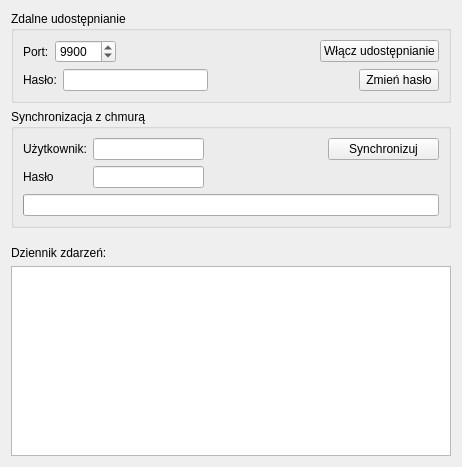
<?xml version="1.0" encoding="UTF-8"?>
<ui version="4.0">
 <class>NetworkWidget</class>
 <widget class="QWidget" name="NetworkWidget">
  <property name="geometry">
   <rect>
    <x>0</x>
    <y>0</y>
    <width>462</width>
    <height>467</height>
   </rect>
  </property>
  <property name="windowTitle">
   <string>Form</string>
  </property>
  <layout class="QGridLayout" name="gridLayout_3">
   <item row="0" column="0">
    <widget class="QGroupBox" name="groupBox">
     <property name="title">
      <string>Zdalne udostępnianie</string>
     </property>
     <layout class="QGridLayout" name="gridLayout">
      <item row="1" column="0">
       <layout class="QVBoxLayout" name="verticalLayout">
        <item>
         <layout class="QHBoxLayout" name="horizontalLayout">
          <item>
           <widget class="QLabel" name="label">
            <property name="text">
             <string>Hasło:</string>
            </property>
           </widget>
          </item>
          <item>
           <widget class="QLineEdit" name="serverPassLabel">
            <property name="echoMode">
             <enum>QLineEdit::Password</enum>
            </property>
           </widget>
          </item>
          <item>
           <spacer name="horizontalSpacer_2">
            <property name="orientation">
             <enum>Qt::Horizontal</enum>
            </property>
            <property name="sizeHint" stdset="0">
             <size>
              <width>40</width>
              <height>20</height>
             </size>
            </property>
           </spacer>
          </item>
          <item>
           <widget class="QPushButton" name="changePassButton">
            <property name="text">
             <string>Zmień hasło</string>
            </property>
           </widget>
          </item>
         </layout>
        </item>
       </layout>
      </item>
      <item row="0" column="0">
       <layout class="QHBoxLayout" name="horizontalLayout_2">
        <item>
         <widget class="QLabel" name="label_2">
          <property name="text">
           <string>Port:</string>
          </property>
         </widget>
        </item>
        <item>
         <widget class="QSpinBox" name="portWidget">
          <property name="minimum">
           <number>1</number>
          </property>
          <property name="maximum">
           <number>65535</number>
          </property>
          <property name="value">
           <number>9900</number>
          </property>
         </widget>
        </item>
        <item>
         <spacer name="horizontalSpacer_3">
          <property name="orientation">
           <enum>Qt::Horizontal</enum>
          </property>
          <property name="sizeHint" stdset="0">
           <size>
            <width>40</width>
            <height>20</height>
           </size>
          </property>
         </spacer>
        </item>
        <item>
         <widget class="QPushButton" name="serverButton">
          <property name="text">
           <string>Włącz udostępnianie</string>
          </property>
         </widget>
        </item>
       </layout>
      </item>
     </layout>
    </widget>
   </item>
   <item row="3" column="0">
    <widget class="QLabel" name="label_5">
     <property name="text">
      <string>Dziennik zdarzeń:</string>
     </property>
    </widget>
   </item>
   <item row="4" column="0">
    <widget class="QListWidget" name="logList"/>
   </item>
   <item row="1" column="0">
    <widget class="QGroupBox" name="groupBox_2">
     <property name="title">
      <string>Synchronizacja z chmurą</string>
     </property>
     <layout class="QGridLayout" name="gridLayout_2">
      <item row="0" column="0">
       <widget class="QLabel" name="label_3">
        <property name="text">
         <string>Użytkownik:</string>
        </property>
       </widget>
      </item>
      <item row="0" column="1">
       <widget class="QLineEdit" name="lineEdit_2"/>
      </item>
      <item row="0" column="2">
       <spacer name="horizontalSpacer_5">
        <property name="orientation">
         <enum>Qt::Horizontal</enum>
        </property>
        <property name="sizeHint" stdset="0">
         <size>
          <width>105</width>
          <height>20</height>
         </size>
        </property>
       </spacer>
      </item>
      <item row="0" column="3">
       <widget class="QPushButton" name="pushButton_3">
        <property name="text">
         <string>Synchronizuj</string>
        </property>
       </widget>
      </item>
      <item row="1" column="0">
       <widget class="QLabel" name="label_4">
        <property name="text">
         <string>Hasło</string>
        </property>
       </widget>
      </item>
      <item row="1" column="1">
       <widget class="QLineEdit" name="lineEdit_3">
        <property name="echoMode">
         <enum>QLineEdit::Password</enum>
        </property>
       </widget>
      </item>
      <item row="1" column="2">
       <spacer name="horizontalSpacer">
        <property name="orientation">
         <enum>Qt::Horizontal</enum>
        </property>
        <property name="sizeHint" stdset="0">
         <size>
          <width>105</width>
          <height>20</height>
         </size>
        </property>
       </spacer>
      </item>
      <item row="1" column="3">
       <spacer name="horizontalSpacer_4">
        <property name="orientation">
         <enum>Qt::Horizontal</enum>
        </property>
        <property name="sizeHint" stdset="0">
         <size>
          <width>104</width>
          <height>20</height>
         </size>
        </property>
       </spacer>
      </item>
      <item row="2" column="0" colspan="4">
       <widget class="QProgressBar" name="progressBar">
        <property name="maximum">
         <number>100</number>
        </property>
        <property name="value">
         <number>0</number>
        </property>
        <property name="textVisible">
         <bool>false</bool>
        </property>
        <property name="orientation">
         <enum>Qt::Horizontal</enum>
        </property>
       </widget>
      </item>
     </layout>
    </widget>
   </item>
   <item row="2" column="0">
    <spacer name="verticalSpacer">
     <property name="orientation">
      <enum>Qt::Vertical</enum>
     </property>
     <property name="sizeHint" stdset="0">
      <size>
       <width>20</width>
       <height>14</height>
      </size>
     </property>
    </spacer>
   </item>
  </layout>
 </widget>
 <resources/>
 <connections/>
</ui>
